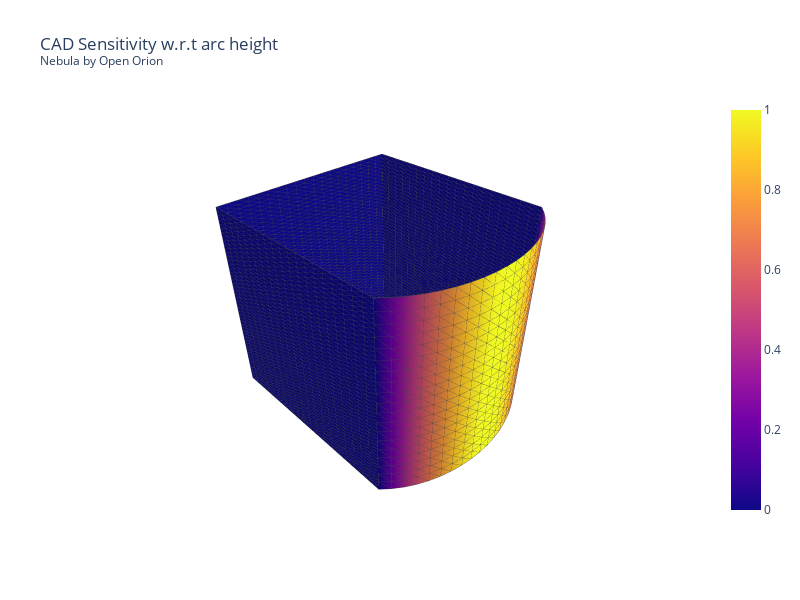

Notebook code cell kept with this figure:
### Code cell
from nebula.render.visualization import show

show(mesh, "plot", jac_magnitude, name="CAD Sensitivity w.r.t arc height<br><sup>Nebula by Open Orion</sup>")

### Figure 1 — Plotly figure (JSON) as saved in the notebook; plotly's stock layout.template omitted (floating-point values rounded to 4 significant figures; data arrays with more than 128 entries replaced by an {"elided": "..."} marker saying what was removed)
{"data": [{"i": {"elided": "6308 int values"}, "intensity": {"elided": "3400 float values"}, "j": {"elided": "6308 int values"}, "k": {"elided": "6308 int values"}, "type": "mesh3d", "x": {"elided": "3400 float values"}, "y": {"elided": "3400 float values"}, "z": {"elided": "3400 float values"}}, {"line": {"color": "rgb(70,70,70)", "width": 1}, "mode": "lines", "type": "scatter3d", "x": {"elided": "31540 float values"}, "y": {"elided": "31540 float values"}, "z": {"elided": "31540 float values"}}], "layout": {"height": 600, "scene": {"bgcolor": "rgba(0,0,0,0)", "xaxis": {"visible": false}, "yaxis": {"visible": false}, "zaxis": {"visible": false}}, "title": {"text": "CAD Sensitivity w.r.t arc height<br><sup>Nebula by Open Orion</sup>"}, "width": 800}}
